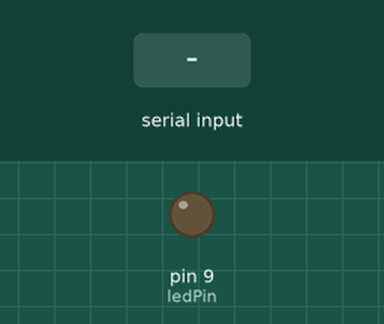
Simulated run of this sketch. Board: Arduino Uno, built with avr-gcc and run on an emulated ATmega328P. Parts: output pins drawn as LEDs (lit = HIGH). The test bench sets the inputs (shaded band).

Above: at 1.2 s.
1.3 s: "MODE1\n" received over Serial
At 1.75 s:
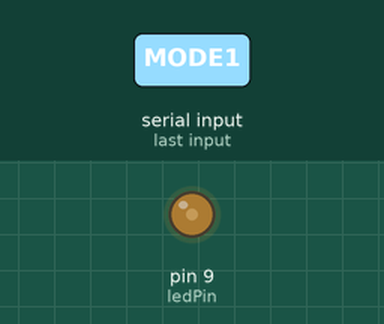
4.3 s: "MODE0\n" received over Serial
At 4.8 s:
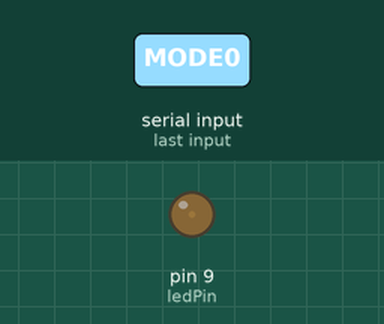
5.8 s: "200\n" received over Serial
At 7.0 s:
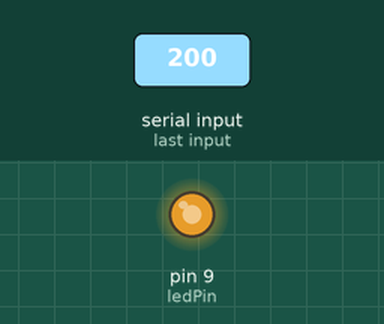
Timing chart, 0 to 8.8 s (numbered marks = the images above; inputs shaded):
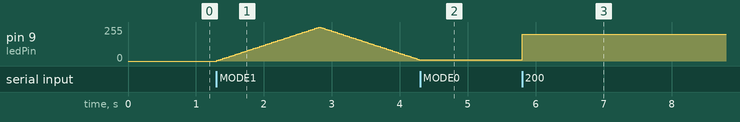

The sketch:

Aydin_SS5.arduino.ino
```cpp
int ledPin = 9;
int brightness = 0;
bool pulseUp = true;
int mode = 0;

void setup() {
  Serial.begin(9600);
  pinMode(ledPin, OUTPUT);
}

void loop() {
  if (Serial.available() > 0) {
    String input = Serial.readStringUntil('\n');
    input.trim();

    if (input == "MODE0") {
      mode = 0;
    } else if (input == "MODE1") {
      mode = 1;
    } else if (mode == 0) {
      int val = input.toInt();
      val = constrain(val, 0, 255);
      brightness = val;
      analogWrite(ledPin, brightness);
    }
  }

  if (mode == 1) {
    if (pulseUp) brightness += 5;
    else brightness -= 5;

    if (brightness >= 255) pulseUp = false;
    if (brightness <= 0) pulseUp = true;

    analogWrite(ledPin, brightness);
    delay(30);
  }
}
```

Measured:
- after the input at 1.3 s, pin 9 (ledPin): rises from 0/255 to 255/255 in 1.5 s, then falls to 10/255 in 1.5 s
- after the input at 4.3 s, pin 9 (ledPin): stops changing and stays 10/255
- after the input at 5.8 s, pin 9 (ledPin): 10/255 → 200/255 at once
